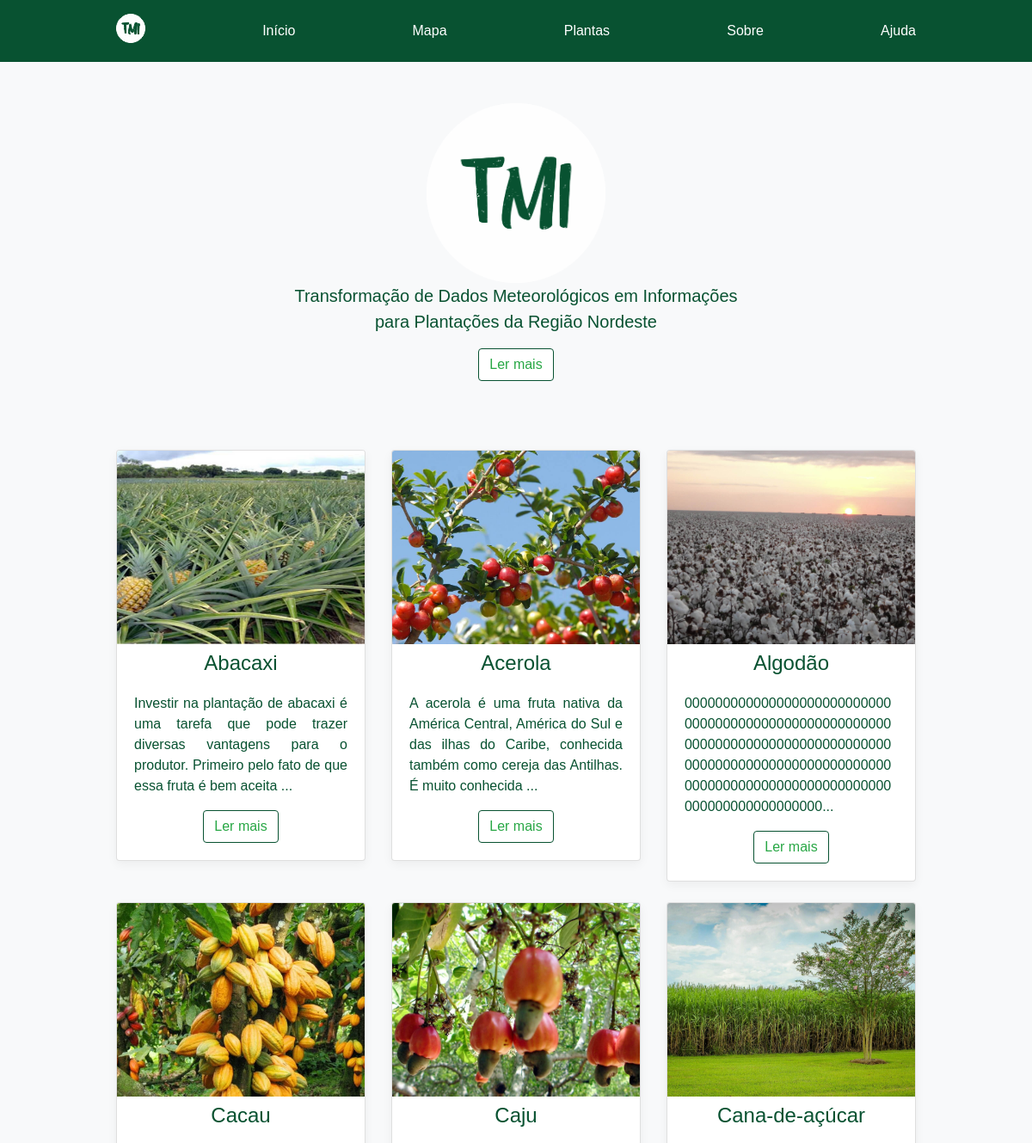
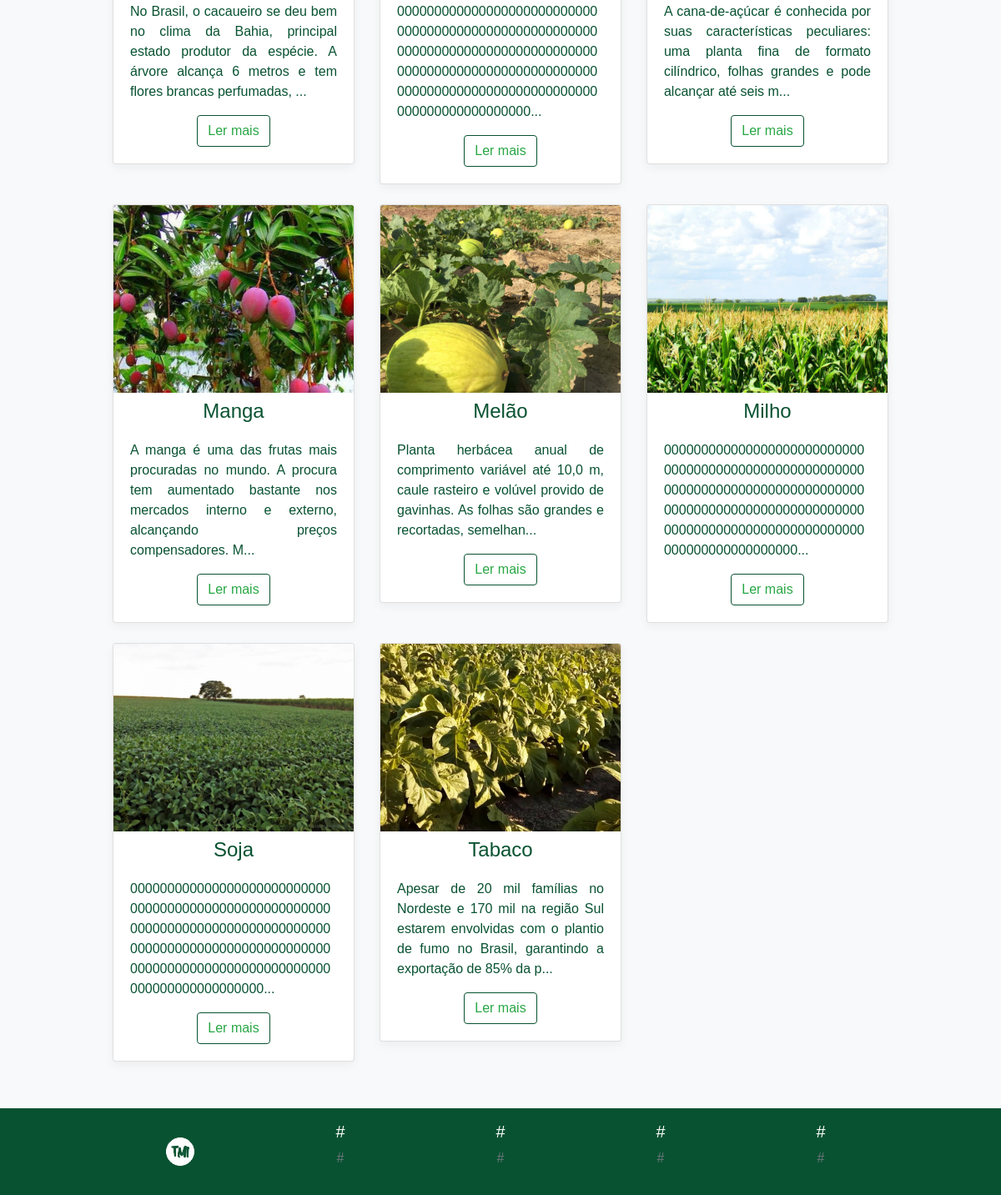
Before: / with the older database file (2 pictures, top to bottom).
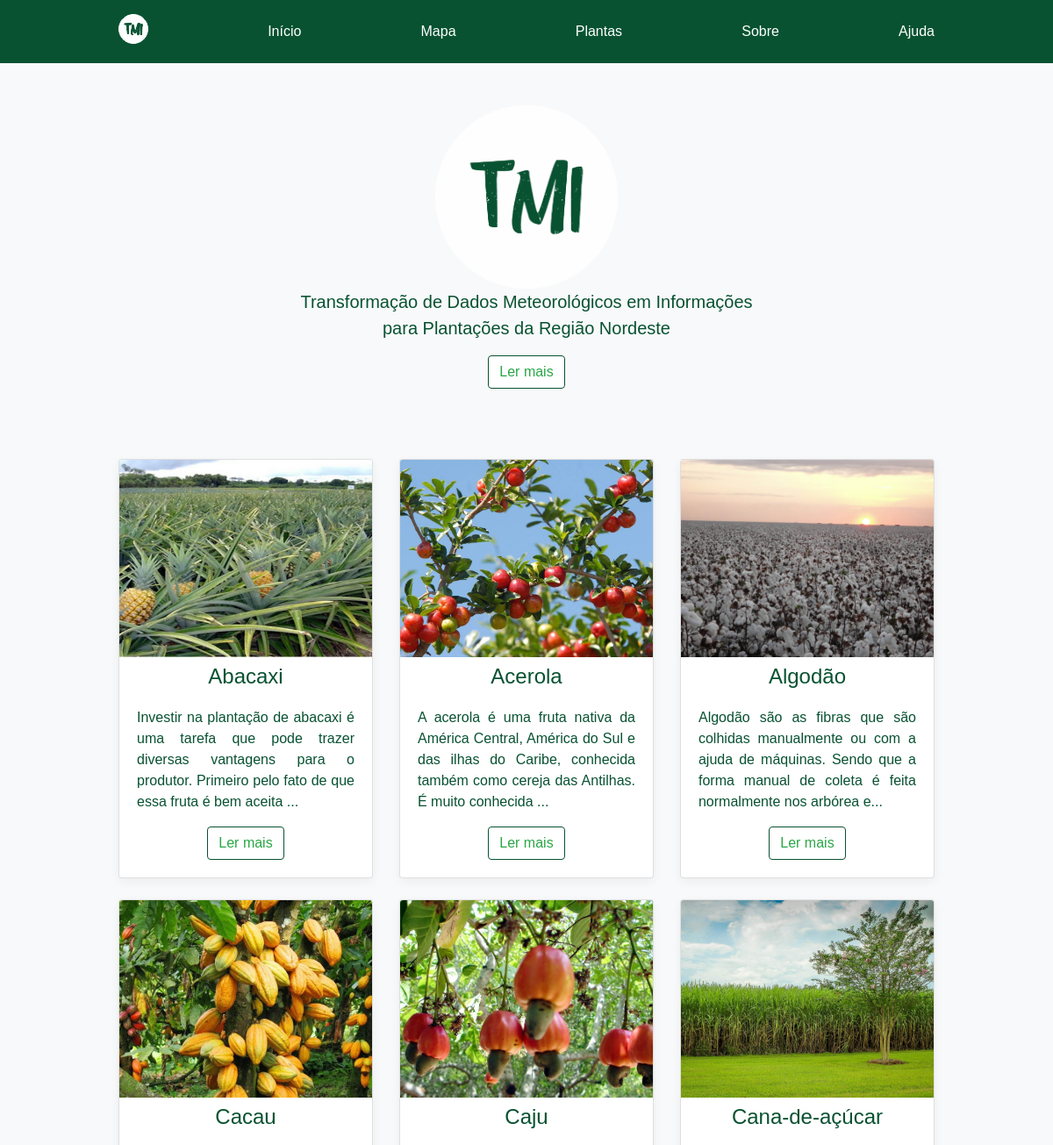
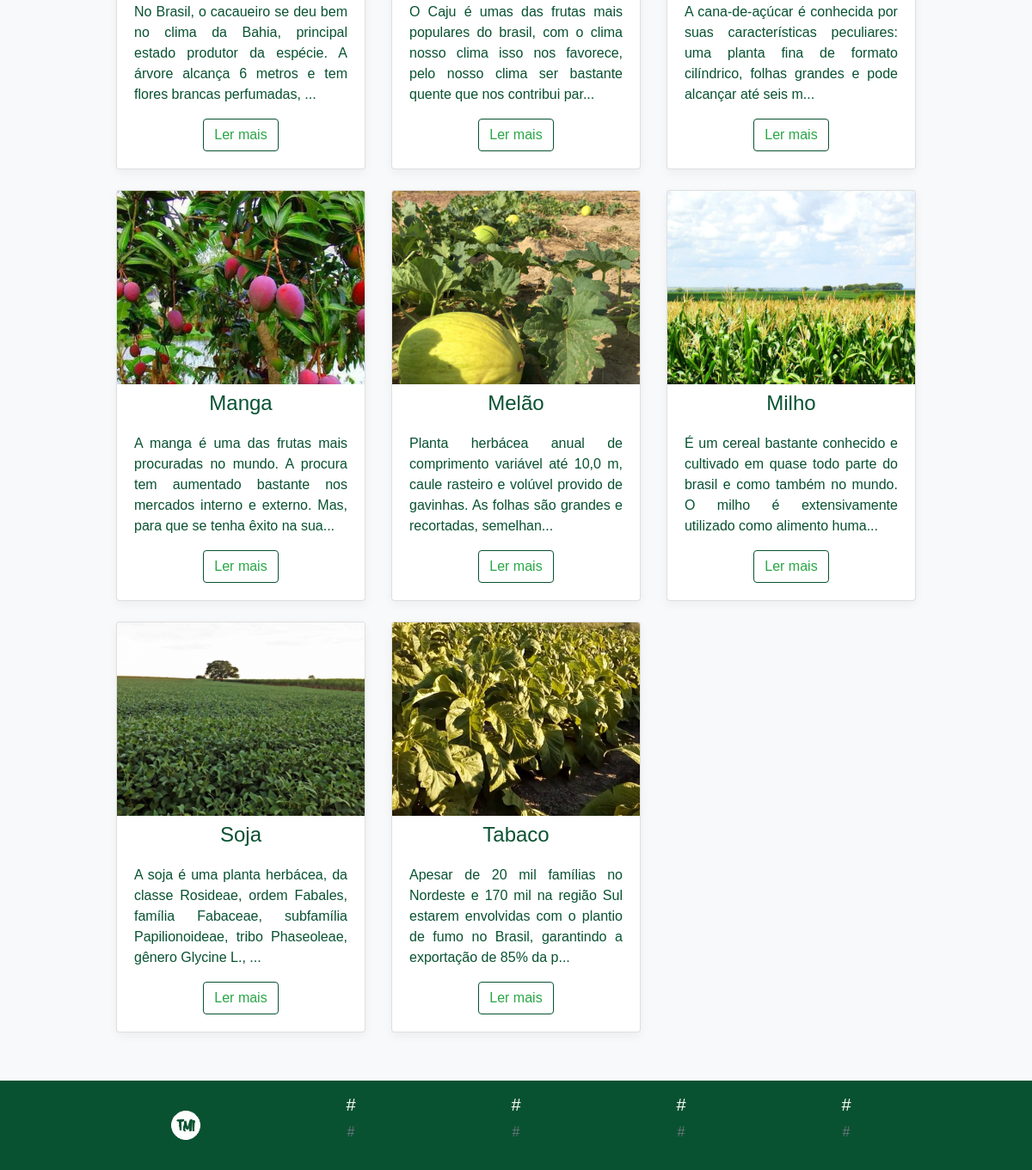
After: the same page with the newer database file (2 pictures, top to bottom).
### tables this page shows
CREATE TABLE IF NOT EXISTS `plantacao` (
  `id_plantacao` int(11) NOT NULL AUTO_INCREMENT,
  `reino` varchar(10) NOT NULL,
  `divisao` varchar(15) NOT NULL,
  `classe` varchar(15) NOT NULL,
  `ordem` varchar(15) NOT NULL,
  `familia` varchar(20) NOT NULL,
  `genero` varchar(20) NOT NULL,
  `nome` varchar(30) NOT NULL,
  `temperatura` varchar(30) NOT NULL,
  `agua` varchar(100) NOT NULL,
  `solo` varchar(250) NOT NULL,
  `descricao` varchar(5000) NOT NULL,
  `foto` varchar(30) NOT NULL,
  PRIMARY KEY (`id_plantacao`)
);

### index.php (the view, shortened to what this page needs)
<!doctype html>
<html lang="pt-br">
    <head>
        <link href="css/bootstrap.min.css" rel="stylesheet">
        <link href="css/style.css" rel="stylesheet">
    </head>
    <body>
        <div class="position-relative overflow-hidden p-md-5 text-center bg-light">
            <div class="col-6 mx-auto">
                <img width="40%" src="img/tmi.png" alt="Transformação de Dados Meteorológicos em Informações para Plantações da Região Nordeste" title="Transformação de Dados Meteorológicos em Informações para Plantações da Região Nordeste">
                <p class="lead font-weight-normal">Transformação de Dados Meteorológicos em Informações para Plantações da Região Nordeste</p>
                <a class="btn btn-outline-success" href="sobre.php">Ler mais</a>
            </div>
        </div>
        <section class="album bg-light mt-3 py-3">
            <div class="container">
                <div class="row">
                    <?php
                    include("conexao.php");
                    $resultado = $con->query("SELECT id_plantacao, nome, descricao, foto FROM plantacao ORDER BY nome ASC");
                    $resultado->execute();
                    while ($linha = $resultado->fetch(PDO::FETCH_ASSOC)) {
                        $str = $linha['descricao'];
                        $newStr = "";
                        for ($i = 0; $i < 153; $i++) {
                            $newStr .= $str[$i];
                        }
                        ?>
                        <div class="col-md-4">
                            <div class="card mb-4 box-shadow">
                                <img class="miniatura card-img-top" title='<?php echo "$linha[nome]"; ?>' alt='<?php echo "$linha[nome]"; ?>' src='img/<?php echo "$linha[foto]"; ?>'>
                                <h4 class="d-inline-block text-center mt-2 mb-0"><?php echo "$linha[nome]"; ?></h4>
                                <div class="card-body">
                                    <p class="card-text text-justify"><?php echo $newStr; ?>...
                                    <div class="d-flex justify-content-between align-items-center">
                                        <div class="btn-group text-center m-auto">
                                            <form method="post" action="consulta.php"> <input class="btn btn-outline-success" type="submit" value="Ler mais"/></form></p>
                                        </div>
                                    </div>
                                </div>
                            </div>
                        </div>
                    <?php } ?>
        </section>
    </body>
</html>

### css/style.css (style rules this page uses)
body { font-style: normal; font-weight: normal; font-variant: normal; font-stretch: normal; font-family:Arial; background-color: #f8f9fa; color: #085231; }
.container { max-width: 960px; }
.header-site { background-color: #085231; -webkit-backdrop-filter: saturate(180%) blur(20px); backdrop-filter: saturate(180%) blur(20px); }
.header-site a { color: #fff; transition: all .15s; }
.box-shadow { box-shadow: 0 .25rem .75rem rgba(0, 0, 0, .05); }
.overflow-hidden { overflow: hidden; }
.mudandoCor { color: #fff; }
.miniatura { width: 100%; height: 225px; object-fit: cover; object-position: bottom; }
.btn { background-color: #fff; }
.btn-outline-success { border-color: #085231; }

Changed rows visible on the page:
changed plantacao "Algodão": newStr "000000000000000000000000000000000000000000000000000000000000000000000000000000000000000000000000000000000000000000000000000000000000000000000000000000000" → "Algodão são as fibras que são colhidas manualmente ou com a ajuda de máquinas. Sendo que a forma manual de coleta é feita normalmente nos arbórea e"
changed plantacao "Caju": newStr "000000000000000000000000000000000000000000000000000000000000000000000000000000000000000000000000000000000000000000000000000000000000000000000000000000000" → "O Caju é umas das frutas mais populares do brasil, com o clima nosso clima isso nos favorece, pelo nosso clima ser bastante quente que nos contribui par"
changed plantacao "Manga": newStr "A manga é uma das frutas mais procuradas no mundo. A procura tem aumentado bastante nos mercados interno e externo, alcançando preços compensadores. M" → "A manga é uma das frutas mais procuradas no mundo. A procura tem aumentado bastante nos mercados interno e externo. Mas, para que se tenha êxito na sua"
changed plantacao "Milho": newStr "000000000000000000000000000000000000000000000000000000000000000000000000000000000000000000000000000000000000000000000000000000000000000000000000000000000" → "É um cereal bastante conhecido e cultivado em quase todo parte do brasil e como também no mundo. O milho é extensivamente utilizado como alimento huma"
changed plantacao "Soja": newStr "000000000000000000000000000000000000000000000000000000000000000000000000000000000000000000000000000000000000000000000000000000000000000000000000000000000" → "A soja é uma planta herbácea, da classe Rosideae, ordem Fabales, família Fabaceae, subfamília Papilionoideae, tribo Phaseoleae, gênero Glycine L.,"
